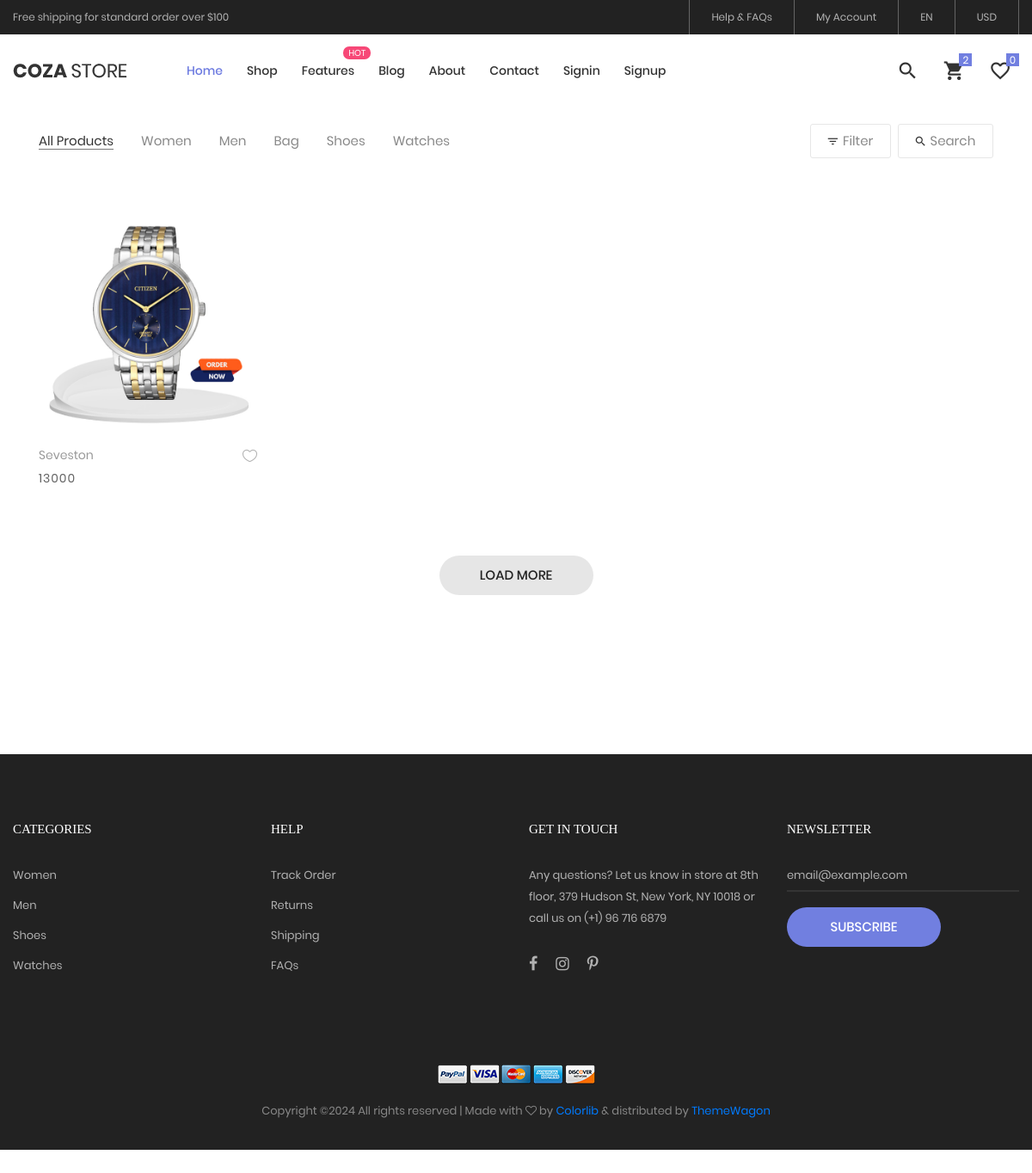
Screenshot of /product.php?id=1 with the database file from the repository.
### tables this page shows
CREATE TABLE `products` (
  `id` int(11) NOT NULL,
  `name` varchar(200) NOT NULL,
  `des` varchar(200) NOT NULL,
  `price` int(11) NOT NULL,
  `qty` int(11) NOT NULL,
  `image` varchar(400) NOT NULL,
  `c_id` int(11) NOT NULL
);

### product.php (the view, shortened to what this page needs)
	<?php
	include('query.php');
	include('header.php');
	?>
	<div class="bg0 m-t-23 p-b-140">
		<div class="container mt-5 p-5">
			<div class="flex-w flex-sb-m p-b-52">
				<div class="flex-w flex-l-m filter-tope-group m-tb-10">
					<button class="stext-106 cl6 hov1 bor3 trans-04 m-r-32 m-tb-5 how-active1" data-filter="*">
						All Products
					</button>
					<button class="stext-106 cl6 hov1 bor3 trans-04 m-r-32 m-tb-5" data-filter=".women">
						Women
					</button>
					<button class="stext-106 cl6 hov1 bor3 trans-04 m-r-32 m-tb-5" data-filter=".men">
						Men
					</button>
					<button class="stext-106 cl6 hov1 bor3 trans-04 m-r-32 m-tb-5" data-filter=".bag">
						Bag
					</button>
					<button class="stext-106 cl6 hov1 bor3 trans-04 m-r-32 m-tb-5" data-filter=".shoes">
						Shoes
					</button>
					<button class="stext-106 cl6 hov1 bor3 trans-04 m-r-32 m-tb-5" data-filter=".watches">
						Watches
					</button>
				</div>
				<div class="flex-w flex-c-m m-tb-10">
					<div class="flex-c-m stext-106 cl6 size-104 bor4 pointer hov-btn3 trans-04 m-r-8 m-tb-4 js-show-filter">
						<i class="icon-filter cl2 m-r-6 fs-15 trans-04 zmdi zmdi-filter-list"></i>
						 Filter
					</div>
					<div class="flex-c-m stext-106 cl6 size-105 bor4 pointer hov-btn3 trans-04 m-tb-4 js-show-search">
						<i class="icon-search cl2 m-r-6 fs-15 trans-04 zmdi zmdi-search"></i>
						Search
					</div>
				</div>
			</div>
			<div class="row isotope-grid">
				<?php
				if(isset($_GET['id'])){
					$categoryId = $_GET['id'];
					$query = $pdo->prepare("select * from products where c_id = :categoryId");
					$query->bindParam("categoryId", $categoryId);
					$query->execute();
					$allProducts = $query->fetchAll(PDO::FETCH_ASSOC);
							foreach($allProducts as $product){
				?>
				<div class="col-sm-6 col-md-4 col-lg-3 p-b-35 isotope-item women">
					<div class="block2">
						<div class="block2-pic hov-img0">
							<img src="adminPanel/img/<?php echo $product['image']?>" alt="IMG-PRODUCT">
						</div>
						<div class="block2-txt flex-w flex-t p-t-14">
							<div class="block2-txt-child1 flex-col-l ">
								<a href="product-detail.php?pid=<?php echo $product['id']?>" class="stext-104 cl4 hov-cl1 trans-04 js-name-b2 p-b-6">
								<?php echo $product['name']?>
								</a>
								<span class="stext-105 cl3">
								<?php echo $product['price']?>
								</span>
							</div>
							<div class="block2-txt-child2 flex-r p-t-3">
								<a href="#" class="btn-addwish-b2 dis-block pos-relative js-addwish-b2">
									<img class="icon-heart1 dis-block trans-04" src="images/icons/icon-heart-01.png" alt="ICON">
								</a>
							</div>
						</div>
					</div>
				</div>
   <?php
}
}
       ?>
			</div>
			<div class="flex-c-m flex-w w-full p-t-45">
				<a href="#" class="flex-c-m stext-101 cl5 size-103 bg2 bor1 hov-btn1 p-lr-15 trans-04">
					Load More
				</a>
			</div>
		</div>
	</div>
	<?php
	include('footer.php');
	?>

### css/main.css (style rules this page uses)
.container { max-width: 1380px; }
@media (max-width: 1600px) { .container { max-width: 1200px; } }
.block2-pic { position: relative; }
.block2-txt-child1 { width: calc(100% - 30px); }
.block2-txt-child2 { width: 30px; }
.cl2 { color: #333; }
.cl3 { color: #666; }
.cl4 { color: #999; }
.cl5 { color: #222; }
.cl6 { color: #888; }
.stext-101 { font-family: Poppins-Medium; font-size: 15px; line-height: 1.466667; text-transform: uppercase; }
.stext-104 { font-family: Poppins-Regular; font-size: 14px; line-height: 1.466667; }
.stext-105 { font-family: Poppins-Regular; font-size: 14px; line-height: 1.466667; letter-spacing: 1px; }
.stext-106 { font-family: Poppins-Regular; font-size: 15px; line-height: 1.2; }
.size-103 { min-width: 179px; height: 46px; }
.size-104 { min-width: 94px; height: 40px; }
.size-105 { min-width: 111px; height: 40px; }
.bg0 { background-color: #fff; }
.bg2 { background-color: #e6e6e6; }
.bor1 { border-radius: 23px; }
.bor3 { border-bottom: 1px solid transparent; }
.bor4 { border: 1px solid #e6e6e6; border-radius: 3px; }
.how-active1 { color: #333; border-color: #797979; }
.hov-img0 { display: block; overflow: hidden; }
.hov-img0 img { width: 100%; -webkit-transition: transform 0.9s ease; -o-transition: transform 0.9s ease; -moz-transition: transform 0.9s ease; transition: transform 0.9s ease; }

### rows the page displays
products: image (picture), name "Seveston", price "13000"
